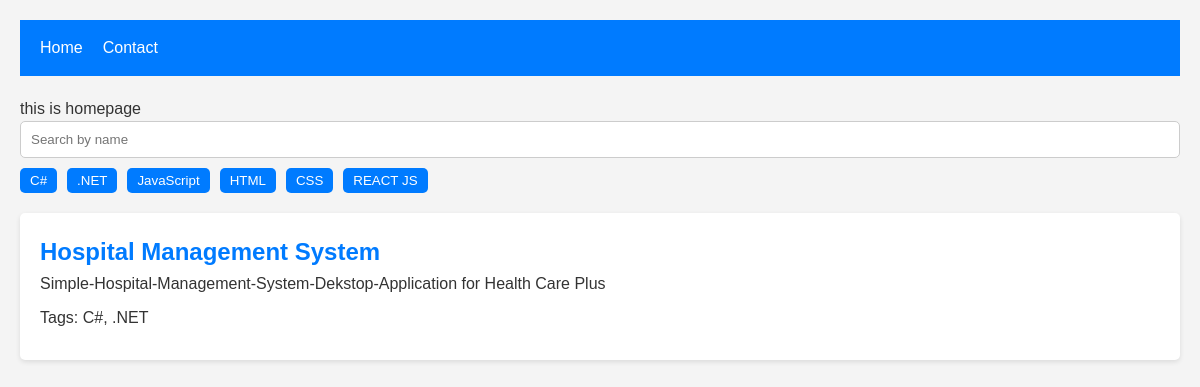
Before: / with the older database file.
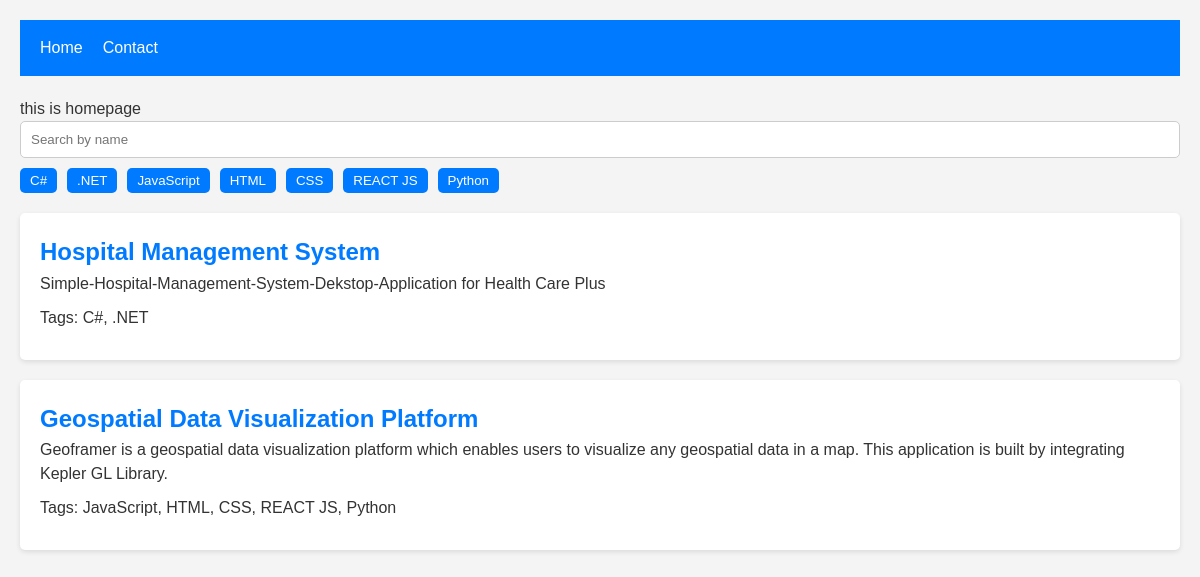
After: the same page with the newer database file.
### main/models.py (models this page shows, shortened)
class Tag(models.Model):
    name = models.CharField(max_length=200, unique=True)
    def __str__(self):
        return self.name

class Project(models.Model):
    title = models.CharField(max_length=200)
    description = models.TextField()
    tags = models.ManyToManyField(Tag, related_name="projects")
    link = models.URLField(max_length=200 , blank=True)

### main/views.py (the view)
# urls.py: path('', views.home , name="home"),
def home(request):
    projects = Project.objects.all()
    tags = Tag.objects.all()
    return render(request, "home.html", {"projects": projects, "tags":tags})

### main/templates/home.html (shortened to what this page needs)
{% extends 'base.html' %}
{% load static %}
{% block extrahead %}
<link rel="stylesheet" href="{% static 'css/home.css' %}"/>
{% endblock extrahead %}
{% block content %}
<p>this is homepage</p>
<div class="filters">
    <input type="text" id="name-search" placeholder="Search by name"/>
    <div class="tags-list">
        {% for tag in tags%}
            <button class="tag" data-tag="{{tag.name|lower}}" >{{tag.name}}</button>
        {% endfor%}
    </div>
</div>
<div class="projects-list">
    {% for project in projects %}
        <div class="project" data-name="{{project.title|lower}}" data-tags="{{project.tags.all|join:", "|lower}}">
            <h2><a href="{% url 'project' project.id %}">{{project.title}}</a></h2>
            <p>{{project.description}}</p>
            <p>Tags: {{project.tags.all|join:", "}}</p>
        </div>
    {% endfor%}
</div>
{% endblock content %}

### main/templates/base.html (shortened to what this page needs)
{%load static %}
<!DOCTYPE html>
<html lang="en">
  <head>
    <link rel="stylesheet" href="{% static 'css/base.css' %}" />
    {% block extrahead %} {% endblock extrahead %}
  </head>
  <body>
    <header>
      <ul class="nav-menu">
        <li><a href="/home">Home</a></li>
        <li><a href="/contact">Contact</a></li>
      </ul>
    </header>
    <main>{% block content %} {% endblock content %}</main>
  </body>
</html>

### main/static/css/base.css (style rules this page uses)
* { box-sizing: border-box; margin: 0; padding: 0; font-family: "Arial", sans-serif; }
body { font-family: "Segoe UI", Tahoma, Geneva, Verdana, sans-serif; line-height: 1.6; color: #333; background-color: #f4f4f4; padding: 20px; }
a { color: #007bff; text-decoration: none; }
header { background-color: #007bff; color: white; padding: 10px 20px; }
.nav-menu { list-style: none; display: flex; justify-content: flex-start; gap: 20px; }
.nav-menu li { padding: 5px 0; }
.nav-menu a { color: white; transition: color 0.3s ease; }
main { margin-top: 20px; }

### main/static/css/home.css (style rules this page uses)
.filters { margin-bottom: 20px; }
#name-search { padding: 10px; margin-bottom: 10px; width: 100%; border: 1px solid #ccc; border-radius: 5px; }
.tags-list { display: flex; flex-wrap: wrap; gap: 10px; }
.tag { background-color: #007bff; color: white; border: none; padding: 5px 10px; border-radius: 5px; cursor: pointer; transition: background-color 0.3s; }
.projects-list { margin-top: 20px; }
.project { background-color: white; padding: 20px; margin-bottom: 20px; border-radius: 5px; box-shadow: 0 2px 5px rgba(0, 0, 0, 0.1); }
.project h2 { margin-top: 0; }
.project p { margin-bottom: 10px; line-height: 1.5; }

Changed rows visible on the page:
added Tag: name "Python"
added Project: title "Geospatial Data Visualization Platform", description "Geoframer is a geospatial data visualization platform which enables users to visualize any geospatial data in a map. This application is built by integrating Kepler GL Library.", tags.all "JavaScript, HTML, CSS, REACT JS, Python"
